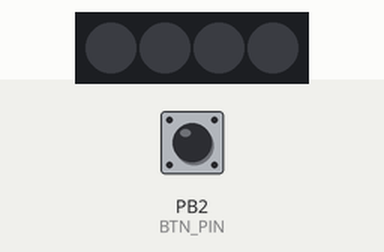
Simulated run of this program. Board: ATtiny85, built with avr-gcc and run on an emulated ATtiny85. Parts: 4 RGB LEDs in strip order, left to right. The test bench sets the inputs (shaded band); at power-on: PB2 (BTN_PIN) HIGH. Dim RGB values are drawn brighter than linear; the strip is taken to match the declared colour order.

Above: at 1.2 s.
1.3 s: PB2 (BTN_PIN) pulled LOW for 0.15 s
At 1.81 s:
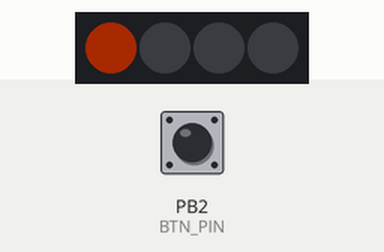
4.3 s: PB2 (BTN_PIN) pulled LOW for 1 s
At 4.53 s:
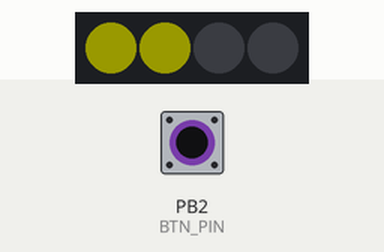
7.3 s: PB2 (BTN_PIN) pulled LOW for 3.2 s
At 10.72 s:
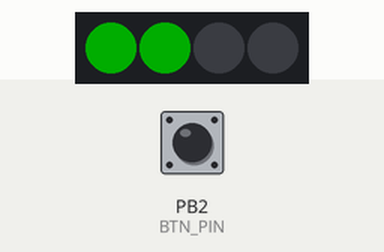
12.0 s: PB2 (BTN_PIN) pulled LOW for 0.15 s
At 14.09 s:
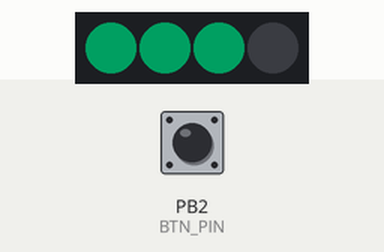
15.1 s: PB2 (BTN_PIN) pulled LOW for 0.15 s
At 15.7 s:
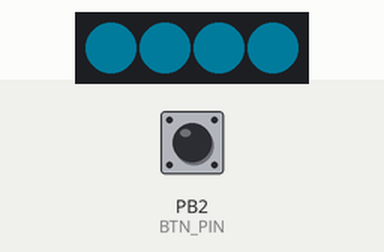
18.1 s: PB2 (BTN_PIN) pulled LOW for 1 s
At 18.52 s:
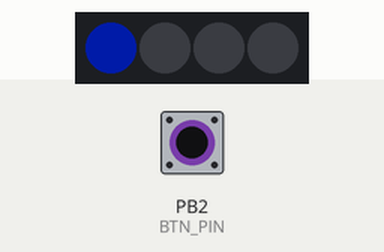
Timing chart, 0 to 25.3 s (numbered marks = the images above; inputs shaded):
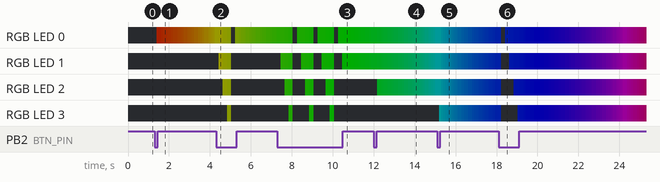

The program:

main.cpp
```cpp
// (licence header left out)
#include <Arduino.h>
#include <Adafruit_NeoPixel.h>

uint32_t wheel(byte pos);

// --- settings   ------------------------------------------------------------

#define NEO_PIN     0          // connected to data-in
#define BTN_PIN     2          // button
#define NUMPIXELS   4          // number of pixels
#define BRIGHTNESS  50         // pin-brightness: 0-255 (not linear)
#define DELAY       100       // delay in ms

// --- objects   -------------------------------------------------------------

Adafruit_NeoPixel strip = Adafruit_NeoPixel(NUMPIXELS, NEO_PIN,
                                            NEO_RGB + NEO_KHZ800);
int          counter;
byte         col_pos;
uint32_t     color;

// --- setup of objects   ----------------------------------------------------

void setup() {
  pinMode(BTN_PIN, INPUT_PULLUP);
  counter = 0;
  col_pos = 0;
  strip.begin();
  strip.setBrightness(BRIGHTNESS);
  strip.show();                       // initialize all pixels to 'off'
}

// --- main loop   -----------------------------------------------------------

void loop() {
  if (digitalRead(BTN_PIN) == LOW) {
    counter = (counter+1)%5;
    delay(DELAY);                       // debounce
  }

  // update color
  col_pos = (col_pos+1)%256;
  color   = wheel(col_pos);

  // update pixels
  for (int i=0; i<NUMPIXELS; ++i) {
    if (i < counter) {
      strip.setPixelColor(i,color);
    } else {
      strip.setPixelColor(i,0);
    }
  }

  // display result and wait
  strip.show();
  delay(DELAY);
}

// --- get color from the color wheel   --------------------------------------
// Input a value 0 to 255 to get a color value.
// The colours are a transition r - g - b - back to r.

uint32_t wheel(byte pos) {
  pos = 255 - pos;
  if(pos < 85) {
    return strip.Color(255 - pos * 3, 0, pos * 3);
  }
  if(pos < 170) {
    pos -= 85;
    return strip.Color(0, pos * 3, 255 - pos * 3);
  }
  pos -= 170;
  return strip.Color(pos * 3, 255 - pos * 3, 0);
}
```

Measured:
- after the input at 1.3 s, RGB LED 0: off → RGB(42, 8, 0) after 0.11 s, → RGB(41, 8, 0) 0.10 s later, → RGB(41, 9, 0) 0.10 s later, → RGB(40, 10, 0) 0.10 s later, … (24 changes in this stretch)
